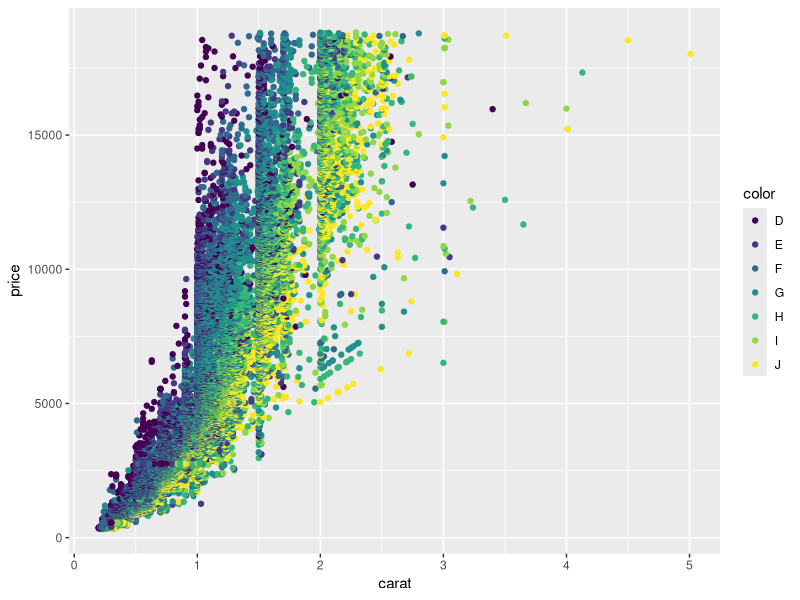
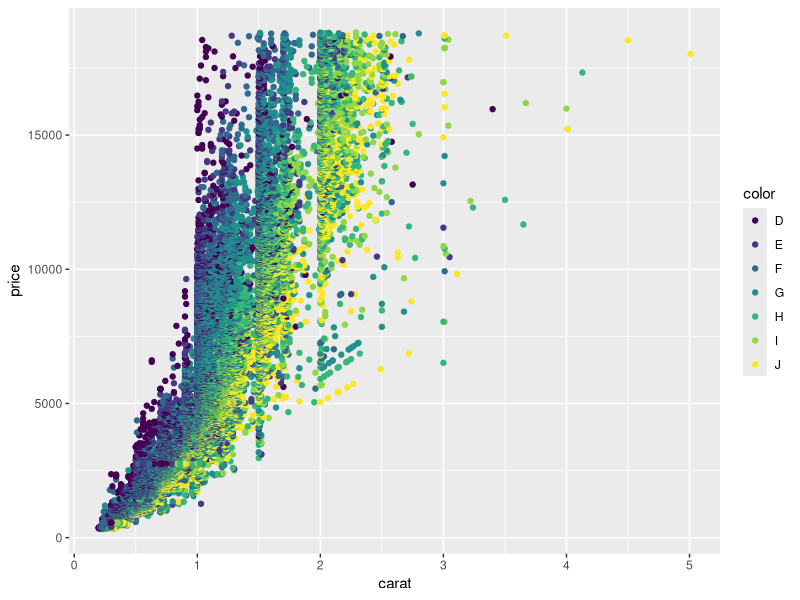

Write the R code that produced these figures, in order.
## ---- chunk 1
library(ggplot2)
## ---- chunk 2
ggplot(diamonds,
       aes(carat, price, 
           col=color))+
  geom_point()
## ---- chunk 3
ggplot(diamonds,
       aes(carat, price, 
           col=color))+
  geom_point()
